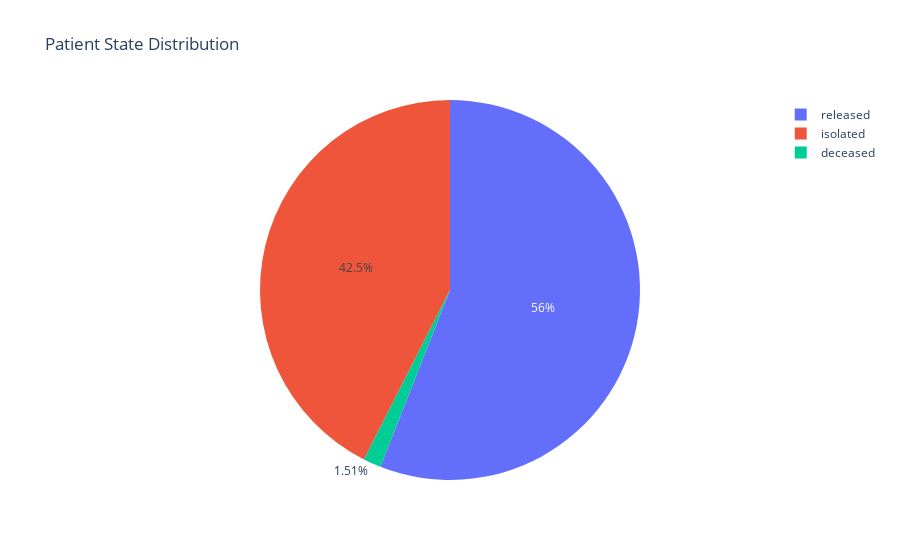

Notebook source saved alongside this figure:
### Markdown cell above
##### <font color=yellow>->그룹별로 condense하기 ex) church, gym, hospital to one group </font>

### Code cell
patient_state_no_null_df = patient_df['state'].dropna()

fig = px.pie(patient_state_no_null_df, names='state', title='Patient State Distribution')
fig.show()

### Figure 1 — Plotly figure (JSON) as saved in the notebook; plotly's stock layout.template omitted (floating-point values rounded to 4 significant figures; data arrays with more than 128 entries replaced by an {"elided": "..."} marker saying what was removed)
{"data": [{"domain": {"x": [0, 1], "y": [0, 1]}, "hovertemplate": "state=%{label}<extra></extra>", "labels": {"elided": "3248 str values"}, "legendgroup": "", "name": "", "showlegend": true, "type": "pie"}], "layout": {"autosize": true, "legend": {"tracegroupgap": 0}, "title": {"text": "Patient State Distribution"}}}
